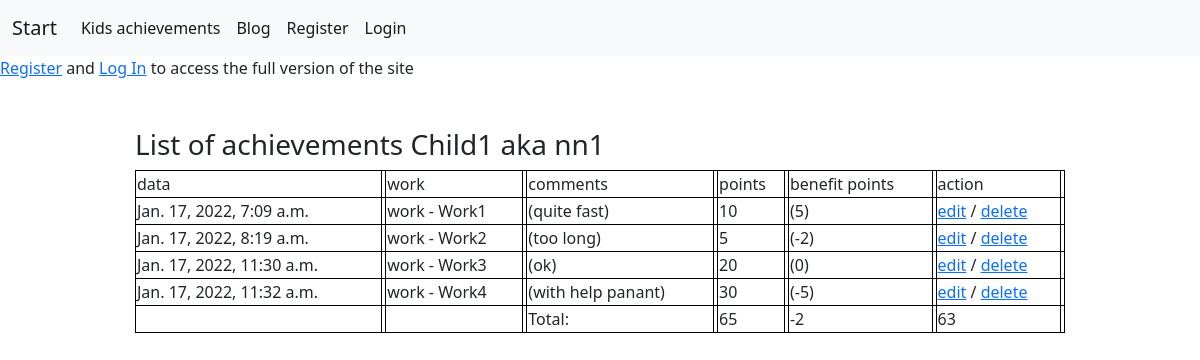
The page /kidsachieve/child_achievements_list/child1_nick/ on the database its author committed.
### kidsachieve/models.py (models this page shows, shortened)
class Child(models.Model):
    first_name = models.CharField(max_length=50, db_index=True)
    nick_name = models.CharField(max_length=50, db_index=True, unique=True)
    age = models.IntegerField()
    slug = models.SlugField(max_length=50, unique=True, blank=True)
    user = models.ForeignKey(User, on_delete=models.CASCADE)

class Achievement(models.Model):
    child_nick = models.ForeignKey(Child, on_delete=models.CASCADE, null=True)
    work_title = models.ForeignKey(Work, on_delete=models.CASCADE, null=True)
    comment = models.CharField(max_length=150, blank=True)
    date_done = models.DateTimeField(auto_now_add=True)
    benefit_point = models.IntegerField(default=0)
    user = models.ForeignKey(User, on_delete=models.CASCADE)
    slug = models.SlugField(max_length=50, unique=True, blank=True)
    def get_update_url(self):
        return reverse('achievement_update_url', kwargs={'slug': self.slug})
    def get_delete_url(self):
        return reverse('achievement_delete_url', kwargs={'slug': self.slug})

class Work(models.Model):
    title = models.CharField(max_length=50)
    point = models.IntegerField(default=10)
    comment = models.CharField(max_length=150, blank=True)
    slug = models.SlugField(max_length=50, unique=True, blank=True)
    user = models.ForeignKey(User, on_delete=models.CASCADE)
    def __str__(self):
        return f'work - {self.title}'

### kidsachieve/views.py (the view)
# urls.py: path('child_achievements_list/<str:slug>/', ChildAchievementsList.as_view(), name='child_achievements_list_url')
class ChildAchievementsList(View):
    def get(self, request, slug):
        child = Child.objects.get(slug__iexact=slug)
        ach_lst = Achievement.objects.filter(child_nick=child.id).order_by('date_done')
        sum_ben_points = ach_lst.aggregate(Sum('benefit_point')).get('benefit_point__sum')
        sum_work_points = 0
        for ach in ach_lst:
            sum_work_points += ach.work_title.point
        total_sum = sum_work_points + sum_ben_points
        return render(request, 'kidsachieve/child_achievements_list.html',
                      context={'child': child,
                               'ach_lst': ach_lst,
                               'sum_work_points': sum_work_points,
                               'sum_ben_points': sum_ben_points,
                               'total_sum': total_sum})

### kidsachieve/templates/kidsachieve/child_achievements_list.html (shortened to what this page needs)
{% extends 'kidsachieve/base_kidsachieve.html' %}
{% block before_content %}
    {% include 'kidsachieve/includes/cru_menu_kidsachieve.html' %}
{% endblock %}
{% block table %}
<h3>List of achievements {{ child.first_name }} aka {{child.nick_name}} </h3>
    <table>
            <tr>
                <td> data <td/>
                <td> work <td/>
                <td> comments <td/>
                <td> points <td/>
                <td> benefit points <td/>
                <td> action <td/>
            </tr>
        {% for ach in ach_lst %}
            <tr>
                <td>{{ ach.date_done }}<td/>
                <td>{{ ach.work_title }}<td/>
                <td>({{ ach.comment }})<td/>
                <td>{{ ach.work_title.point }}<td/>
                <td>({{ ach.benefit_point }})<td/>
                <td>
                      <a href="{{ach.get_update_url}}">edit</a> /
                      <a href="{{ach.get_delete_url}}">delete</a>
                <td/>
            </tr>
        {% endfor %}
                <tr>
                    <td>  <td/>
                    <td>  <td/>
                    <td> Total: <td/>
                    <td> {{ sum_work_points }} <td/>
                    <td> {{ sum_ben_points }} <td/>
                    <td> {{ total_sum }} <td/>
                </tr>
    </table>
{% endblock %}

### kidsachieve/templates/kidsachieve/child_achievements_list.html (style rules this page uses)
table { border-collapse: collapse; width: 100%; }
th, td { border: 1px solid black; }

### rows shown on the page
Child: first_name "Child1", nick_name "nn1"
Achievement: date_done "Jan. 17, 2022, 7:09 a.m.", work_title "work - Work1", comment "quite fast", work_title.point "10", benefit_point "5"
Achievement: date_done "Jan. 17, 2022, 8:19 a.m.", work_title "work - Work2", comment "too long", work_title.point "5", benefit_point "-2"
Achievement: date_done "Jan. 17, 2022, 11:30 a.m.", work_title "work - Work3", comment "ok", work_title.point "20", benefit_point "0"
Achievement: date_done "Jan. 17, 2022, 11:32 a.m.", work_title "work - Work4", comment "with help panant", work_title.point "30", benefit_point "-5"

### other values the page prints
{{ sum_work_points }} "65"
{{ sum_ben_points }} "-2"
{{ total_sum }} "63"
